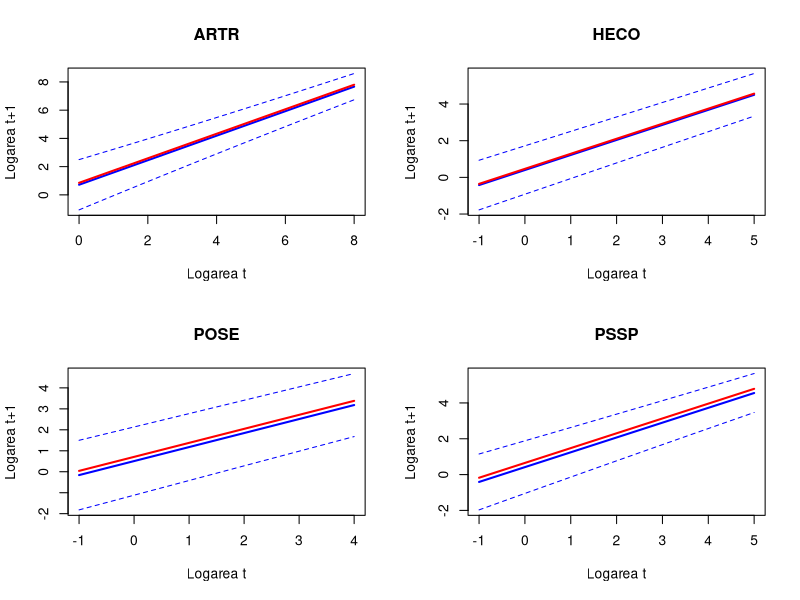

Here is the R script that generated this plot:
par(mfrow=c(2,2)); 
# ARTR
z=seq(0,8,length=100); 
z1 = 0.717910833 + 0.868422492*z; 
z1t = z1+0.135455557; 
sigma2 = 1.41632672*exp(-0.187017078*z1); 
matplot(z,cbind(z1,z1t,z1+1.6*sqrt(sigma2),z1-1.6*sqrt(sigma2)),xlab="Logarea t", ylab="Logarea t+1",type="l",
col=c("blue","red","blue","blue"),lty=c(1,1,2,2), lwd=c(2,2,1,1)); 
title(main="ARTR"); 

# HECO
z=seq(-1,5,length=100); 
z1 = 0.401102802 +0.820463327*z; 
z1t = z1+0.064933303
sigma2 = 0.697290865*exp(-0.062086902*z1); 
matplot(z,cbind(z1,z1t,z1+1.6*sqrt(sigma2),z1-1.6*sqrt(sigma2)),xlab="Logarea t", ylab="Logarea t+1",type="l",
col=c("blue","red","blue","blue"),lty=c(1,1,2,2), lwd=c(2,2,1,1)); 
title(main="HECO");

# POSE
z=seq(-1,4,length=100); 
z1 = 0.508775295	+ 0.668209953*z; 
z1t = z1 + 0.200615309
sigma2=1.065517749*exp(-0.05906554*z1)
matplot(z,cbind(z1,z1t,z1+1.6*sqrt(sigma2),z1-1.6*sqrt(sigma2)),xlab="Logarea t", ylab="Logarea t+1",type="l",
col=c("blue","red","blue","blue"),lty=c(1,1,2,2), lwd=c(2,2,1,1)); 
title(main="POSE");

#PSSP 
z=seq(-1,5,length=100); 
z1 = 0.416608292	+ 0.827328598*z; 
z1t = z1 + 0.233883335
sigma2 = 0.895560448*exp(-0.145014501*z1) 
matplot(z,cbind(z1,z1t,z1+1.6*sqrt(sigma2),z1-1.6*sqrt(sigma2)),xlab="Logarea t", ylab="Logarea t+1",type="l",
col=c("blue","red","blue","blue"),lty=c(1,1,2,2), lwd=c(2,2,1,1)); 
title(main="PSSP");


